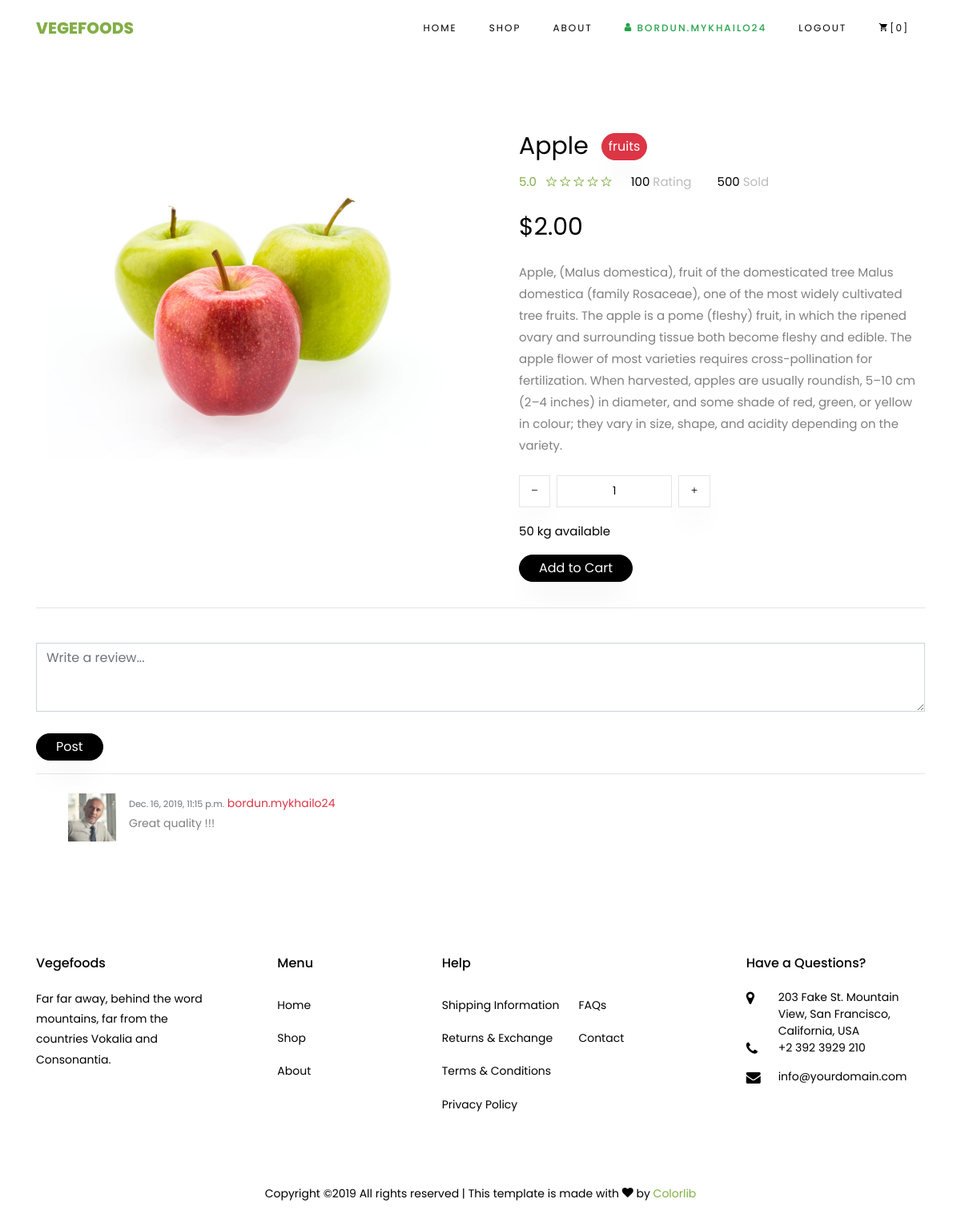
/product/apple/ (signed in), run on the app's committed database.
### OnlineShop/apps/account/models.py (models this page shows, shortened)
class User(AbstractBaseUser):
    id = models.UUIDField(primary_key=True, default=uuid.uuid4, editable=False)
    email = models.EmailField(max_length=150, unique=True)
    username = models.CharField(max_length=150)
    first_name = models.CharField(max_length=150)
    last_name = models.CharField(max_length=150)
    address = models.CharField(max_length=150)
    date_joined = models.DateTimeField(auto_now_add=True)
    is_admin = models.BooleanField(default=False)
    is_active = models.BooleanField(default=True)
    is_staff = models.BooleanField(default=False)
    is_superuser = models.BooleanField(default=False)
    USERNAME_FIELD = 'email'
    REQUIRED_FIELDS = ['username',]
    objects = UserManager()

### OnlineShop/apps/shop/models.py (models this page shows, shortened)
class Order(models.Model):
    id = models.UUIDField(primary_key=True, default=uuid.uuid4, editable=False)
    user = models.ForeignKey(settings.AUTH_USER_MODEL, on_delete=models.CASCADE)
    ship_to = models.CharField(max_length=255)
    is_paid = models.BooleanField(default=False)

class Product(models.Model):
    PRODUCT_CATEGORY = (
        ('VEGETABLES', 'Vegetables'),
        ('FRUITS', 'Fruits'),
        ('JUICE', 'Juice'),
        ('DRIED', 'Dried'),
    )
    id = models.UUIDField(primary_key=True, default=uuid.uuid4, editable=False)
    category = models.CharField(max_length=15, choices=PRODUCT_CATEGORY)
    image = models.ImageField(upload_to='products', null=True, blank=True)
    title = models.CharField(max_length=150)
    description = models.TextField()
    price = models.DecimalField(max_digits=8, decimal_places=2, validators=[MinValueValidator(0)])
    discount = models.PositiveSmallIntegerField(default=0,
        validators=[MinValueValidator(0), MaxValueValidator(100)])
    rating = models.FloatField(
        validators=[MinValueValidator(1.0), MaxValueValidator(5.0)]
    )
    final_price = models.DecimalField(max_digits=8, decimal_places=2, default=0, editable=False)
    slug = models.SlugField(default="_", max_length=100)
    def add_to_cart_url(self):
        return reverse('add_to_cart', kwargs={'slug': self.slug})

class Review(models.Model):
    id = models.UUIDField(primary_key=True, default=uuid.uuid4, editable=False)
    user = models.ForeignKey(settings.AUTH_USER_MODEL, on_delete=models.CASCADE)
    product = models.ForeignKey('Product', on_delete=models.CASCADE)
    date = models.DateTimeField(auto_now=True)
    message = models.TextField(max_length=5000)
    rating = models.FloatField(
        validators=[MinValueValidator(1.0), MaxValueValidator(5.0)]
    )

### OnlineShop/apps/shop/views.py (the view)
# urls.py: path('product/<slug>/', product_view.as_view(), name='product'),
class product_view(DetailView):
    model = Product
    template_name = 'product.html'
    context_object_name = 'product'
    def get_context_data(self, **kwargs):
        context = super().get_context_data(**kwargs)
        context['reviews'] = Review.objects.filter(product=self.object)
        return context

### OnlineShop/apps/shop/templatetags/shopping_cart_tags.py (called while the page is built)
@register.filter
def cart_product_count(user):
    if user.is_authenticated:
        order = user.order_set.filter(is_paid=False).first()
        if order:
            amount = order.orderproduct_set.aggregate(Sum('amount'))['amount__sum']
            if not amount:
                return 0
            else:
                return amount
    return 0

### OnlineShop/templates/product.html (shortened to what this page needs)
{% extends "base.html" %}
{% load static %}
{% block content %}
	<section class="ftco-section">
    	<div class="container">
    		<div class="row">
    			<div class="col-lg-6 mb-5 ftco-animate">
    				<a href="{{ product.image.url }}" class="image-popup"><img src="{{ product.image.url }}" class="img-fluid" alt="{{ product.title }}"></a>
    			</div>
    			<div class="col-lg-6 product-details pl-md-5 ftco-animate">
    				<h3>{{ product.title }}
    					<span class="btn btn-danger py-1 px-2 ml-2 text-lowercase" style="cursor: auto">{{ product.category }}</span>
    				</h3>
    				<div class="rating d-flex">
							<p class="text-left mr-4">
								<a href="#" class="mr-2">5.0</a>
								<a href="#"><span class="ion-ios-star-outline"></span></a>
								<a href="#"><span class="ion-ios-star-outline"></span></a>
								<a href="#"><span class="ion-ios-star-outline"></span></a>
								<a href="#"><span class="ion-ios-star-outline"></span></a>
								<a href="#"><span class="ion-ios-star-outline"></span></a>
							</p>
							<p class="text-left mr-4">
								<a href="#" class="mr-2" style="color: #000;">100 <span style="color: #bbb;">Rating</span></a>
							</p>
							<p class="text-left">
								<a href="#" class="mr-2" style="color: #000;">500 <span style="color: #bbb;">Sold</span></a>
							</p>
						</div>
					<div class="d-flex">
						<div class="pricing">
    						<p class="price">
    							<span class="price-sale">${{ product.final_price }}</span>
    						</p>
    					</div>
					</div>
    				<p>{{ product.description }}</p>
					<div class="row mt-4">
							<div class="input-group col-md-6 d-flex mb-3">
				             	<span class="input-group-btn mr-2">
				                	<button type="button" class="quantity-left-minus btn"  data-type="minus" data-field="">
				                   <i class="ion-ios-remove"></i>
				                	</button>
				            		</span>
				             	<input type="text" id="quantity" name="quantity" class="form-control input-number" value="1" min="1" max="100">
				             	<span class="input-group-btn ml-2">
				                	<button type="button" class="quantity-right-plus btn" data-type="plus" data-field="">
				                     <i class="ion-ios-add"></i>
				                 </button>
				             	</span>
	          				</div>
				          	<div class="col-md-12">
				          		<p style="color: #000;">50 kg available</p>
				          	</div>
          			</div>
      				<p>
      					<a href="{{ product.add_to_cart_url }}" class="btn btn-black py-1 px-4">Add to Cart</a>
      				</p>
    			</div>
    		</div>
    		<hr>
    		<br>
    		<div class="row bootstrap snippets">
                <div class="col-12">
                    <div class="comment-wrapper">
                        <div class="panel panel-info">
                            <div class="panel-body">
                                <textarea class="form-control" style="font-size: 16px" placeholder="Write a review..." rows="3"></textarea>
                                <br>
                                <a href="#" class="btn btn-black py-1 px-4">Post</a>
                                {% if reviews %}
                                <hr>
                                <ul class="media-list mt-4">
                                    {% for review in reviews %}
                                    <li class="media">
                                        <a href="#" class="mr-3">
                                            <img src="{% static 'images/person_3.jpg' %}" alt="user" width="60" height="60">
                                        </a>
                                        <div class="media-body" style="font-size: 14px">
                                            <span class="text-muted">
                                                <small class="text-muted">{{ review.date }}</small>
                                            </span>
                                            <span class="text-danger">{{ review.user.username }}</span>
                                            <p>
                                                {{ review.message }}
                                            </p>
                                        </div>
                                    </li>
                                    {% endfor %}
                                </ul>
                                {% endif %}
                            </div>
                        </div>
                    </div>
                </div>
            </div>
    	</div>
    </section>
{% endblock content %}

### OnlineShop/templates/snippets/header.html (shortened to what this page needs)
{% load shopping_cart_tags %}
 	<nav class="navbar navbar-expand-lg navbar-dark ftco_navbar bg-dark ftco-navbar-light" id="ftco-navbar">
	    <div class="container">
	      <a class="navbar-brand" href="{% url 'main' %}">Vegefoods</a>
	      <div class="collapse navbar-collapse" id="ftco-nav">
	        <ul class="navbar-nav ml-auto">
	          <li class="nav-item"><a href="{% url 'main' %}" class="nav-link">Home</a></li>
              <li class="nav-item"><a href="{% url 'shop' %}" class="nav-link">Shop</a></li>
	          <li class="nav-item"><a href="{% url 'about_us' %}" class="nav-link">About</a></li>
	          <li class="nav-item">
              	{% if request.user.is_authenticated %}
              		{% if request.user.is_superuser %}
                    	<p class="nav-link sign mb-0"><span class="icon icon-user-secret"></span> {{ request.user.username }}</p>
                    {% else %}
                    	<p class="nav-link sign mb-0"><span class="icon icon-user"></span> {{ request.user.username }}</p>
                   	{% endif %}
              	{% else %}
					<a href="{% url 'sign_in' %}" class="nav-link sign">Sign In</a>
               	{% endif %}
              </li>
	           <li class="nav-item">
				{% if request.user.is_authenticated %}
                    <a href="{% url 'logout' %}" class="nav-link">Logout</a>
                {% else %}
					<a href="{% url 'register' %}" class="nav-link sign">Sign Up</a>
                {% endif %}
	          </li>
			  {% if request.user.is_authenticated %}
	          <li class="nav-item cta cta-colored">
	          	<a href="{% url 'shopping_cart' %}" class="nav-link">
	          		<span class="icon-shopping_cart"></span>[{{ request.user|cart_product_count }}]
	          	</a>
	          </li>
              {% endif %}
	        </ul>
	      </div>
	    </div>
 	</nav>

### OnlineShop/static/css/icomoon.css (style rules this page uses)
[class^="icon-"], [class*=" icon-"] { font-family: 'icomoon' !important; speak: none; font-style: normal; font-weight: normal; font-variant: normal; text-transform: none; line-height: 1; -webkit-font-smoothing: antialiased; -moz-osx-font-smoothing: grayscale; }
.icon-user:before { content: "\f007"; }
.icon-shopping_cart:before { content: "\e8cc"; }

### data on the page
User: user.username "BORDUN.MYKHAILO24", user|cart_product_count "0"
Product: image (picture), title "Apple", category "fruits", final_price "2.00", description "Apple, (Malus domestica), fruit of the domesticated tree Malus domestica (family Rosaceae), one of the most widely cultivated tree fruits. The apple is a pome (fleshy) fruit, in which the ripened ovary and surrounding tissue both become fleshy and edible. The apple flower of most varieties requires cross-pollination for fertilization. When harvested, apples are usually roundish, 5–10 cm (2–4 inches) in diameter, and some shade of red, green, or yellow in colour; they vary in size, shape, and acidity depending on the variety."
Review: date "Dec. 16, 2019, 11:15 p.m.", user.username "bordun.mykhailo24", message "Great quality !!!"
